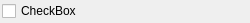
<?xml version="1.0" encoding="UTF-8"?>
<ui version="4.0">
 <class>JointPlotWidget</class>
 <widget class="QWidget" name="JointPlotWidget">
  <property name="geometry">
   <rect>
    <x>0</x>
    <y>0</y>
    <width>250</width>
    <height>23</height>
   </rect>
  </property>
  <property name="windowTitle">
   <string>Form</string>
  </property>
  <layout class="QHBoxLayout" name="horizontalLayout">
   <property name="spacing">
    <number>2</number>
   </property>
   <property name="leftMargin">
    <number>2</number>
   </property>
   <property name="topMargin">
    <number>0</number>
   </property>
   <property name="rightMargin">
    <number>2</number>
   </property>
   <property name="bottomMargin">
    <number>0</number>
   </property>
   <item>
    <widget class="QCheckBox" name="checkBox">
     <property name="text">
      <string>CheckBox</string>
     </property>
    </widget>
   </item>
  </layout>
 </widget>
 <resources/>
 <connections/>
 <slots>
  <slot>intToAngleSpinBox(int)</slot>
  <slot>doubleToAngleSlider(double)</slot>
 </slots>
</ui>
